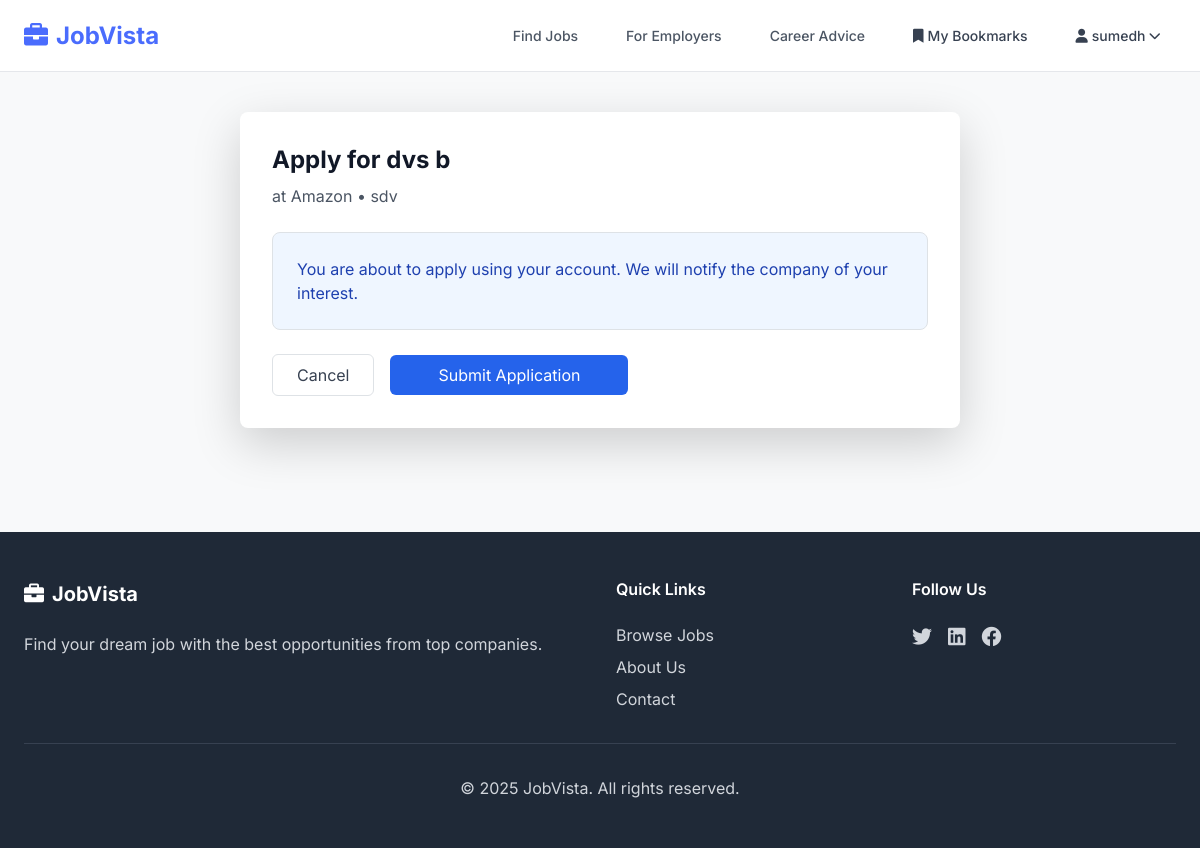
Screenshot of /job/dvs-b-amazon/apply/ (signed in) with the database file from the repository.
### jobs/models.py (models this page shows, shortened)
class Job(models.Model):
    EMPLOYMENT_TYPES = [
        ('full_time', 'Full Time'),
        ('part_time', 'Part Time'),
        ('contract', 'Contract'),
        ('internship', 'Internship'),
        ('freelance', 'Freelance'),
    ]
    EXPERIENCE_LEVELS = [
        ('entry', 'Entry Level'),
        ('mid', 'Mid Level'),
        ('senior', 'Senior Level'),
        ('executive', 'Executive'),
    ]
    title = models.CharField(max_length=200)
    slug = models.SlugField(unique=True)
    company = models.ForeignKey(Company, on_delete=models.CASCADE, related_name='jobs')
    category = models.ForeignKey(JobCategory, on_delete=models.CASCADE, related_name='jobs')
    description = models.TextField()
    requirements = models.TextField()
    responsibilities = models.TextField()
    salary_min = models.DecimalField(max_digits=10, decimal_places=2, blank=True, null=True)
    salary_max = models.DecimalField(max_digits=10, decimal_places=2, blank=True, null=True)
    employment_type = models.CharField(max_length=20, choices=EMPLOYMENT_TYPES)
    experience_level = models.CharField(max_length=20, choices=EXPERIENCE_LEVELS)
    location = models.CharField(max_length=200)
    remote_available = models.BooleanField(default=False)
    is_active = models.BooleanField(default=True)
    application_deadline = models.DateTimeField(blank=True, null=True)
    created_at = models.DateTimeField(auto_now_add=True)
    updated_at = models.DateTimeField(auto_now=True)
    def get_absolute_url(self):
        return reverse('job_detail', kwargs={'slug': self.slug})
    class Meta:
        ordering = ['-created_at']

class Company(models.Model):
    STATUS_CHOICES = [
        ('pending', 'Pending Approval'),
        ('approved', 'Approved'),
        ('rejected', 'Rejected'),
    ]
    SIZE_CHOICES = [
        ('1-10', '1-10 employees'),
        ('11-50', '11-50 employees'),
        ('51-200', '51-200 employees'),
        ('201-500', '201-500 employees'),
        ('501-1000', '501-1000 employees'),
        ('1000+', '1000+ employees'),
    ]
    name = models.CharField(max_length=200, unique=True)
    description = models.TextField()
    website = models.URLField(blank=True, null=True)
    logo = models.ImageField(upload_to='company_logos/', blank=True, null=True)
    location = models.CharField(max_length=200)
    company_size = models.CharField(max_length=20, choices=SIZE_CHOICES, blank=True, null=True)
    status = models.CharField(max_length=20, choices=STATUS_CHOICES, default='pending')
    created_at = models.DateTimeField(auto_now_add=True)
    class Meta:
        verbose_name_plural = "Companies"

### jobs/views.py (the view, shortened to what this page needs)
# urls.py: path('job/<slug:slug>/apply/', apply_job, name='apply_job'),
@login_required
def apply_job(request, slug):
    job = get_object_or_404(Job, slug=slug, is_active=True)
    return render(request, 'jobs/apply_job.html', {'job': job})

### templates/jobs/apply_job.html (shortened to what this page needs)
{% extends 'base.html' %}
{% block content %}
<div class="max-w-3xl mx-auto px-4 sm:px-6 lg:px-8 py-10">
    <div class="bg-white rounded-lg shadow-lg p-8">
        <h1 class="text-2xl font-bold text-gray-900 mb-2">Apply for {{ job.title }}</h1>
        <p class="text-gray-600 mb-6">at {{ job.company.name }} • {{ job.location }}</p>
        <form method="POST">
            <div class="bg-blue-50 border border-blue-200 rounded-lg p-4 mb-6">
                <p class="text-blue-800">
                    You are about to apply using your account. We will notify the company of your interest.
                </p>
            </div>
            <div class="flex items-center gap-3">
                <a href="{{ job.get_absolute_url }}" class="px-4 py-2 rounded-md border border-gray-300 text-gray-700 hover:bg-gray-50">Cancel</a>
                <button type="submit" class="px-5 py-2 rounded-md bg-blue-600 text-white hover:bg-blue-700">Submit Application</button>
            </div>
        </form>
    </div>
</div>
{% endblock %}

### templates/base.html (shortened to what this page needs)
<!DOCTYPE html>
<html lang="en">
<head>
    <script src="https://cdn.tailwindcss.com"></script>
    <link rel="stylesheet" href="https://cdnjs.cloudflare.com/ajax/libs/font-awesome/6.0.0/css/all.min.css">
    <link
      href="https://cdn.jsdelivr.net/npm/bootstrap@5.3.0/dist/css/bootstrap.min.css"
      rel="stylesheet"
    />
    {% load static %}
</head>
<body class="min-h-screen">
    <nav class="bg-white sticky top-0 z-50 border-b" style="border-color: var(--border); height:72px;">
        <div class="max-w-screen-2xl mx-auto px-4 sm:px-6 lg:px-8" style="height:72px;">
            <div class="flex justify-between items-center h-full">
                <div class="flex-shrink-0">
                    <a href="{% url 'home' %}" class="text-2xl font-bold" style="color: var(--color-primary);">
                        <i class="fas fa-briefcase mr-2"></i>JobVista
                    </a>
                </div>
                <div class="hidden md:block">
                    <div class="ml-10 flex items-baseline space-x-4">
                        <a href="{% url 'home' %}" class="px-3 py-2 rounded-md text-sm font-medium transition duration-300" style="color: var(--text-body);" onmouseover="this.style.color='var(--color-primary)'" onmouseout="this.style.color='var(--text-body)'">
                            Find Jobs
                        </a>
                        <a href="{% url 'login' %}" class="px-3 py-2 rounded-md text-sm font-medium transition duration-300" style="color: var(--text-body);" onmouseover="this.style.color='var(--color-primary)'" onmouseout="this.style.color='var(--text-body)'">For Employers</a>
                        <a href="{% url 'career_advice' %}" class="px-3 py-2 rounded-md text-sm font-medium transition duration-300" style="color: var(--text-body);" onmouseover="this.style.color='var(--color-primary)'" onmouseout="this.style.color='var(--text-body)'">Career Advice</a>
                        {% if user.is_authenticated %}
                            <a href="{% url 'user_bookmarks' %}" class="text-gray-700 hover:text-blue-600 px-3 py-2 rounded-md text-sm font-medium transition duration-300">
                                <i class="fas fa-bookmark mr-1"></i>My Bookmarks
                            </a>
                            <div class="relative" x-data="{ open: false }">
                                <button @click="open = !open" class="text-gray-700 hover:text-blue-600 px-3 py-2 rounded-md text-sm font-medium transition duration-300 flex items-center">
                                    <i class="fas fa-user mr-1"></i>{{ user.username }}
                                    <i class="fas fa-chevron-down ml-1 text-xs"></i>
                                </button>
                            </div>
                        {% else %}
                            <a href="{% url 'login' %}" class="btn btn-sm btn-secondary-brand px-3 py-2 rounded-md text-sm font-medium">Login</a>
                            <a href="{% url 'signup' %}" class="btn btn-sm btn-primary-brand px-4 py-2 rounded-md text-sm font-medium">Sign Up</a>
                        {% endif %}
                    </div>
                </div>
            </div>
        </div>
    </nav>
    <main>
        {% block content %}
        {% endblock %}
    </main>
    <footer class="bg-gray-800 text-white mt-16">
        <div class="max-w-7xl mx-auto px-4 sm:px-6 lg:px-8 py-12">
            <div class="grid grid-cols-1 md:grid-cols-4 gap-8">
                <div class="col-span-1 md:col-span-2">
                    <h3 class="text-xl font-bold mb-4">
                        <i class="fas fa-briefcase mr-2"></i>JobVista
                    </h3>
                    <p class="text-gray-300 mb-4">
                        Find your dream job with the best opportunities from top companies.
                    </p>
                </div>
                <div>
                    <h4 class="font-semibold mb-4">Quick Links</h4>
                    <ul class="space-y-2 text-gray-300">
                        <li><a href="{% url 'home' %}" class="hover:text-white transition duration-300">Browse Jobs</a></li>
                        <li><a href="#" class="hover:text-white transition duration-300">About Us</a></li>
                        <li><a href="#" class="hover:text-white transition duration-300">Contact</a></li>
                    </ul>
                </div>
                <div>
                    <h4 class="font-semibold mb-4">Follow Us</h4>
                    <div class="flex space-x-4">
                        <a href="#" class="text-gray-300 hover:text-white transition duration-300">
                            <i class="fab fa-twitter text-xl"></i>
                        </a>
                        <a href="#" class="text-gray-300 hover:text-white transition duration-300">
                            <i class="fab fa-linkedin text-xl"></i>
                        </a>
                        <a href="#" class="text-gray-300 hover:text-white transition duration-300">
                            <i class="fab fa-facebook text-xl"></i>
                        </a>
                    </div>
                </div>
            </div>
            <div class="border-t border-gray-700 mt-8 pt-8 text-center text-gray-300">
                <p>&copy; 2025 JobVista. All rights reserved.</p>
            </div>
        </div>
    </footer>
</body>
</html>

### templates/base.html (style rules this page uses)
:root { --color-primary: #4A6CFD; --color-primary-dark: #3556E7; --color-accent: #34D399; --bg-body: #F8F9FA; --bg-card: #FFFFFF; --text-heading: #111827; --text-body: #4B5563; --text-muted: #9CA3AF; --border: #E5E7EB; }
html, body { font-family: 'Inter', system-ui, -apple-system, Segoe UI, Roboto, Helvetica, Arial, sans-serif; }
body { background: var(--bg-body); color: var(--text-body); }

### rows the page displays
Job: title "dvs b", company.name "Amazon", location "sdv"

### other values shown
{{ user.username }} "sumedh"
